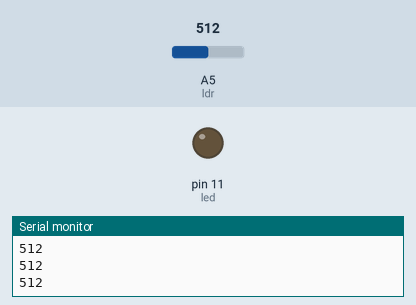
Simulated run of this sketch. Board: Arduino Uno, built with avr-gcc and run on an emulated ATmega328P. Parts: output pins drawn as LEDs (lit = HIGH), the last lines printed to the serial monitor. Inputs (shaded band) come from the test bench; at power-on: A5 (ldr) = 512.

Above: at 1.2 s.
1.3 s: A5 (ldr) set to 33
2.8 s: A5 (ldr) set to 28
At 7.67 s:
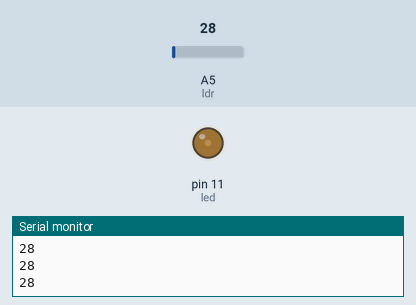
At 12.48 s:
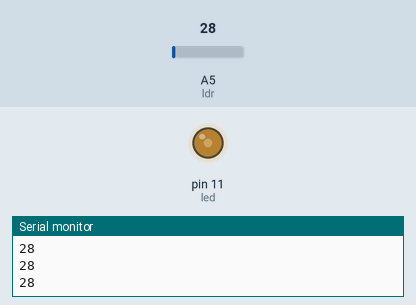
Timing chart, 0 to 17.3 s (numbered marks = the images above; inputs shaded):
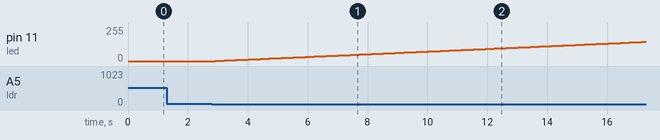

The sketch:

practica6.ino
```cpp
byte ldr=5,led=11;
int valor;

void setup(){
	Serial.begin(9600);
	pinMode(led,OUTPUT);
}

void loop(){
	byte i=0;
	analogWrite(led,i);
	valor=analogRead(ldr);
	Serial.println(valor);
	while(valor<30){
		analogWrite(led,i);
		valor=analogRead(ldr);
		Serial.println(valor);
		if(i<254){
			++i;
		}
		delay(100);
	}
}
```

Measured:
- the behaviour switches between 30 and 29 on A5 (ldr) (found by bisection; images 0 and 1)
- after the input at 2.8 s, pin 11 (led): moves from 0/255 to 144/255 over 14.3 s, starting after 0.11 s
